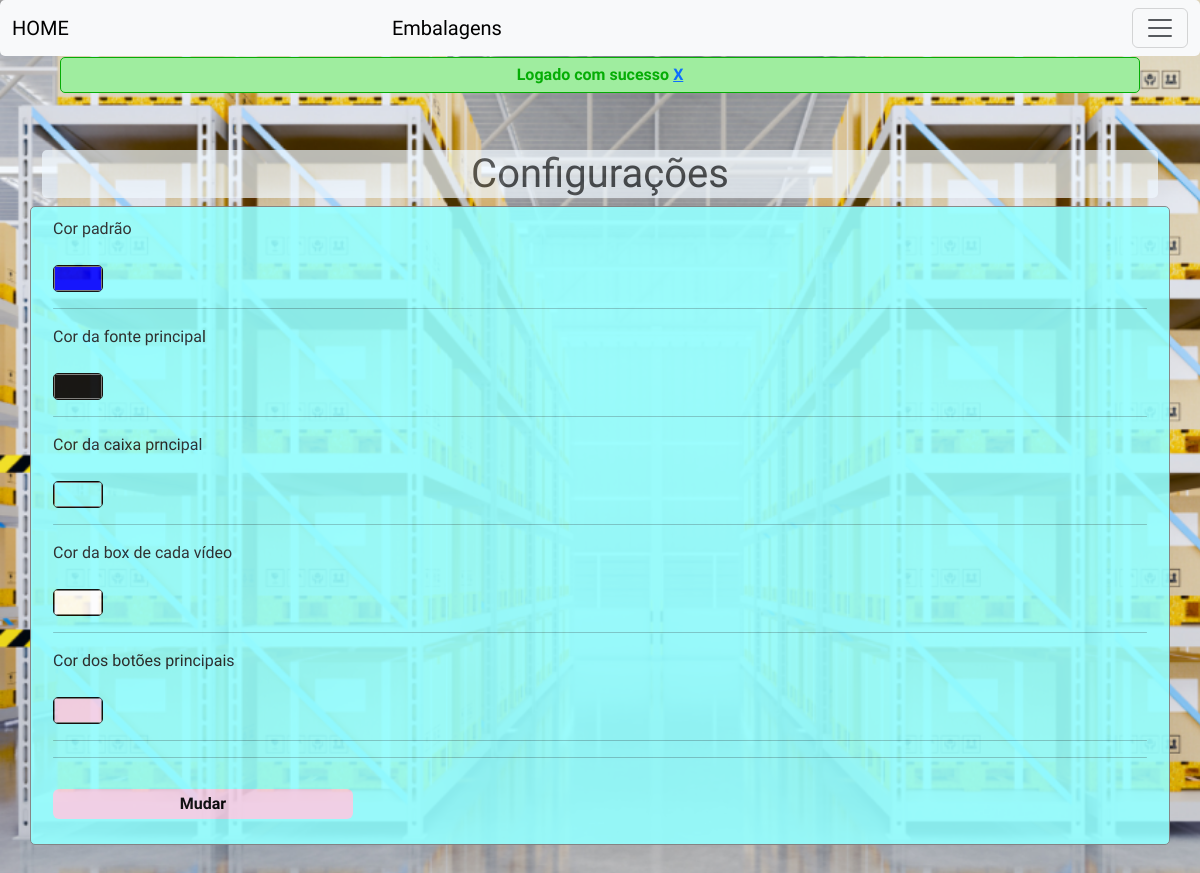
Page /config.php (signed in) on the committed database.
### tables this page shows
CREATE TABLE `users` (
  `id` int(11) NOT NULL,
  `name` varchar(30) DEFAULT NULL,
  `lastName` varchar(50) DEFAULT NULL,
  `email` varchar(60) DEFAULT NULL,
  `pass` varchar(60) DEFAULT NULL,
  `admin` int(11) DEFAULT NULL,
  `permitionC` int(11) DEFAULT NULL,
  `permitionR` int(11) DEFAULT NULL,
  `permitionU` int(11) DEFAULT NULL,
  `permitionD` int(11) DEFAULT NULL,
  `inputDate` date DEFAULT NULL,
  `color` varchar(11) NOT NULL,
  `fontColor` varchar(11) NOT NULL,
  `colorRow` varchar(11) NOT NULL,
  `colorBox` varchar(11) NOT NULL,
  `btnMain` varchar(11) NOT NULL,
  `backgroundImage` varchar(11) NOT NULL
);

### queryes.php (called while the page is built, shortened)
<?php
include_once("conexao.php");
$stmtColor = $conn->prepare("SELECT * FROM users WHERE email = :email");
$stmtColor->bindParam(":email",$_SESSION["user"]);
$stmtColor->execute();
$lineColor = $stmtColor->fetch();
?>

### css/style.php (called while the page is built, shortened)
<?php
include_once("queryes.php");
?>

### config.php (the view, shortened to what this page needs)
<?php
include_once("templates/header.php");
include_once("conexao.php");
include_once("queryes.php");
?>
<div class="container">
    <h1>Configurações</h1>
    <div class="row registration">
        <form action="process.php" method="post">
            <div>
                <p><label for="color">Cor padrão</label></p>
                <input type="color" name="color" id="color" value="<?= $lineColor["color"] ?>">
            </div>
            <hr>
            <div>
                <p><label for="fontColor">Cor da fonte principal</label></p>
                <input type="color" name="fontColor" id="fontColor" value="<?= $lineColor["fontColor"] ?>">
            </div>
            <hr>
            <div>
                <p><label for="colorRow">Cor da caixa prncipal</label></p>
                <input type="color" name="colorRow" id="colorRow" value="<?= $lineColor["colorRow"] ?>">
            </div>
            <hr>
            <div>
                <p><label for="colorBox">Cor da box de cada vídeo</label></p>
                <input type="color" name="colorBox" id="colorBox" value="<?= $lineColor["colorBox"] ?>">
            </div>
            <hr>
            <div>
                <p><label for="btnMain">Cor dos botões principais</label></p>
                <input type="color" name="btnMain" id="btnMain" value="<?= $lineColor["btnMain"] ?>">
            </div>
            <hr>
            <hr>
            <input class="putsBtn" type="submit" value="Mudar" class="puts">
        </form>
    </div>
</div>
<?php include_once("templates/footer.php") ?>

### rows in the picture
users: color "#0000ff", fontColor "#050505", colorRow "#94ffff", colorBox "#ffffff", btnMain "#f5d1e8"

### other values in the picture
$exibeMensagem['mensage'] "Logado com sucesso X"
